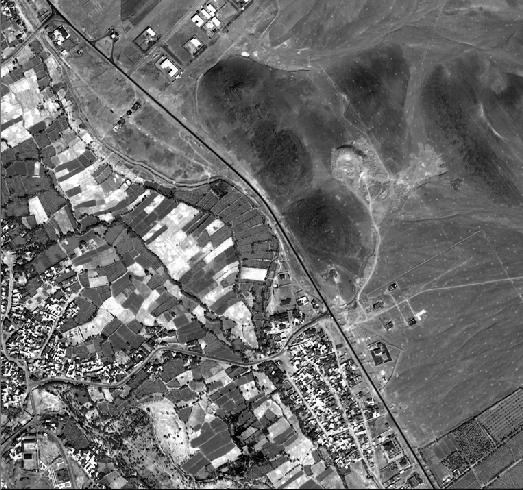
#> input picture change_detection/1.jpg, 523 x 490 px
$ python change_detection.py
#> lines starting #> are read from the running program, lines starting #| are printed output that depends on the picture; after the words box and inside, x2 and y2 are one past the last pixel; in counts of white or black regions, pixels touching at a corner belong together
import numpy as np
import cv2
import matplotlib.pyplot as plt


def Find_Threshold(delta):#OTSU寻找阈值
    val = np.zeros([256])
    for th in range(256):
        loc1 = delta > th
        loc2 = delta <= th
        '''delta[loc1]=255
        delta[loc2]=0'''
        if delta[loc1].size == 0:
            mu1 = 0
            omega1 = 0
        else:
            mu1 = np.mean(delta[loc1])
            omega1 = delta[loc1].size/delta.size

        if delta[loc2].size == 0:
            mu2 = 0
            omega2 = 0
        else:
            mu2 = np.mean(delta[loc2])
            omega2 = delta[loc2].size/delta.size
        val[th] = omega1*omega2*np.power((mu1-mu2),2)
    plt.figure()
    loc = np.where(val == np.max(val))
    plt.plot(val)
    plt.ylabel("Var")
    plt.xlabel("Threshold")
    plt.grid("on")

    print("\nThe best OTSU Threshold: ",loc[0])
    return loc[0]


def CD_diff(img1, img2):#影像差值法

    delta = np.subtract(img2, img1)
    sh = delta.shape
    delta += np.abs(delta.min())
    th = Find_Threshold(delta)
    if np.size(th) > 1:
        th = th[0]
    for i1 in range(sh[0]):
        for i2 in range(sh[1]):
            if delta[i1][i2] >= th:
                delta[i1][i2] = 0
            else:
                delta[i1][i2] = 255
    print(delta)
    cv2.imshow('delta', delta)
    cv2.imwrite('delta_change_detection.jpg', delta)
    cv2.waitKey(0)
    cv2.destroyAllWindows()


img1 = cv2.imread('1.jpg')
#> img1 is the input picture: shape (490, 523, 3); min 0, max 255, mean 108.3
img2 = cv2.imread('2.jpg')
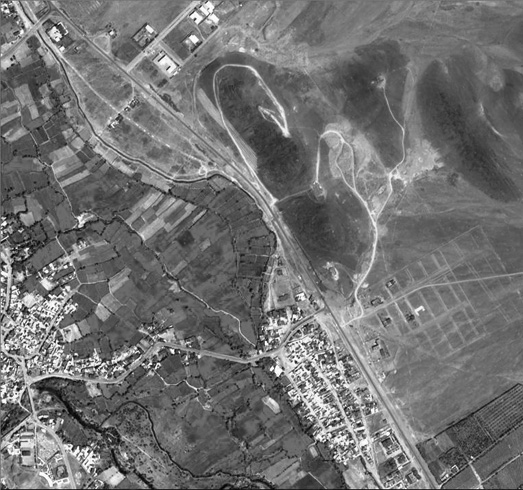
#> input picture change_detection/2.jpg, 523 x 490 px
#> img2 is the input picture: shape (490, 523, 3); min 0, max 255, mean 113.8
Grayimg1 = cv2.cvtColor(img1, cv2.COLOR_BGR2GRAY)
Grayimg2 = cv2.cvtColor(img2, cv2.COLOR_BGR2GRAY)
CD_diff(Grayimg1, Grayimg2)
#> in CD_diff, `delta = np.subtract(img2, img1)`:
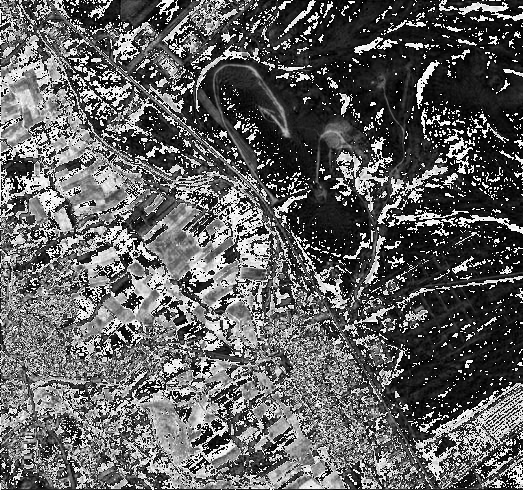
#> delta: shape (490, 523); min 0, max 255, mean 95.8
#> the loop in Find_Threshold, `for th in range(256):` made 256 passes
#> (mu1, mu2) on passes 1 to 12: (96.87, 0), (97.96, 0.499), (99.14, 1.02), (100.4, 1.55), (101.7, 2.07), (103.1, 2.6), (104.5, 3.15), (106.1, 3.69), (107.7, 4.25), (109.4, 4.78), (111.1, 5.32), (112.9, 5.87)
#> mu1 on pass 100: 203.9
#> pass 1, in Find_Threshold, `loc1 = delta > th`:
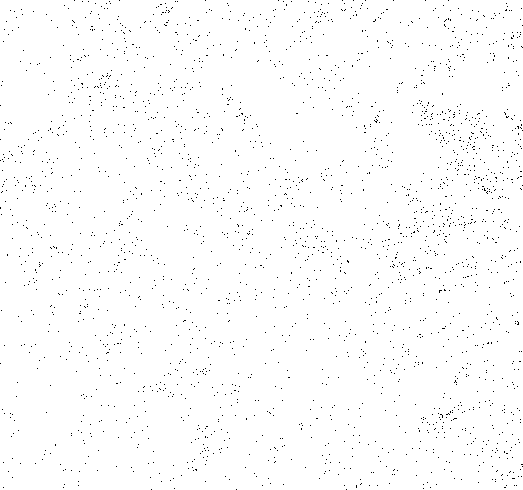
#> loc1: shape (490, 523) bool; 98.9% white; black in thin lines or dots
#> pass 2, in Find_Threshold, `loc1 = delta > th`:
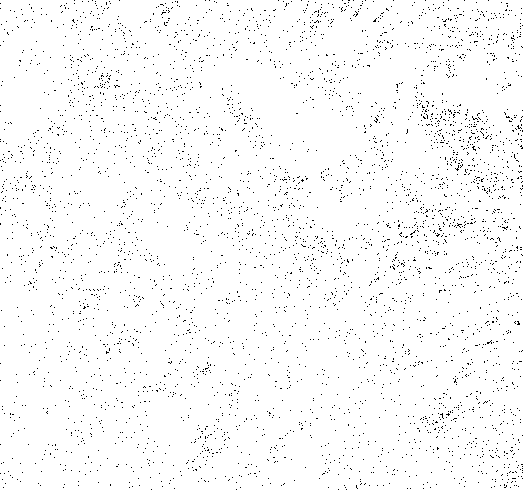
#> loc1: shape (490, 523) bool; 97.8% white; black in thin lines or dots
#> after the loop in Find_Threshold, `for th in range(256):`: val = 256 values, max 7387.9 at index 122, min 0 at index 255, mean 5661.8
#> in Find_Threshold, `loc = np.where(val == np.max(val))`: loc = ([122],)
#| The best OTSU Threshold:  [122]
#> in CD_diff, `th = Find_Threshold(delta)`: th = [122]
#> after the loop in CD_diff, `for i1 in range(sh[0]):`:
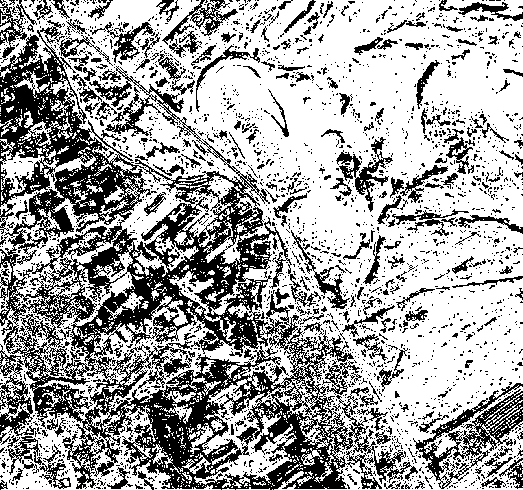
#> delta: shape (490, 523); 64.7% white; 2672 black regions (2427 under 20 px), largest, box (x1, y1, x2, y2) and area: (0, 20, 418, 490) 56563, (413, 383, 523, 489) 3068, (336, 137, 393, 212) 1041
#> (printed output is left out)
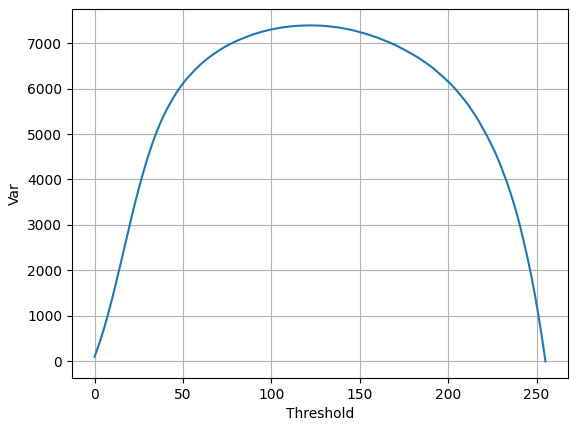
#> figure drawn by matplotlib, 1 panel; curve peaks at x = 122, y = 7387.9
